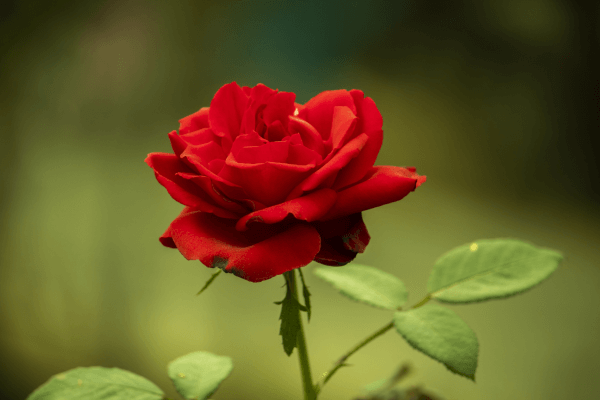
#> input picture Semester-3/Applied machine learning in image processing/DAY 1 NOTEBOOK & Dataset/DAY 1 NOTEBOOK FILES/rose.jpeg, 600 x 400 px, found by its file name
$ python 'unit 1.py'
#> lines starting #> are read from the running program, lines starting #| are printed output that depends on the picture; after the words box and inside, x2 and y2 are one past the last pixel; in counts of white or black regions, pixels touching at a corner belong together
# -*- coding: utf-8 -*-
"""WORKOUTS.ipynb

Automatically generated by Colab.

Original file is located at
    https://colab.research.google.com/drive/1Fjv0vDg6S3iCCgtOw8Dynj-0z-fwGSY3
"""


import numpy as np
import cv2
import matplotlib.pyplot as plt
from google.colab.patches import cv2_imshow
img=cv2.imread("/content/rose.jpeg")
#> img is the input picture: shape (400, 600, 3); mean B, G, R 38.4, 87.7, 103.4
print(img)
#> (printed output is left out)

cv2_imshow(img)

height, width, channels = img.shape
#> height = 400; width = 600; channels = 3
print("Width:", width)
#| Width: 600
print("Height:", height)
#| Height: 400
print("Channels:", channels)
#| Channels: 3

import numpy as np
import cv2
import matplotlib.pyplot as plt
from google.colab.patches import cv2_imshow
print("original image")
img=cv2.imread("/content/rose.jpeg")
cv2_imshow(img)
print("grayscale image")
img1=cv2.imread("/content/rose.jpeg",0)
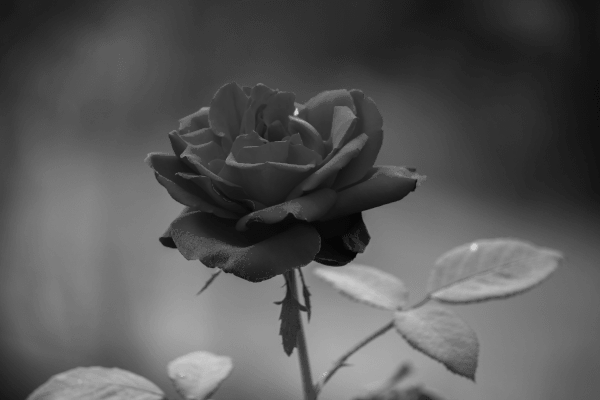
#> img1: shape (400, 600); min 6, max 209, mean 86.8
cv2_imshow(img1)
# Apply binary threshold (128)
binary_img = (img1 > 128).astype(np.uint8) * 255
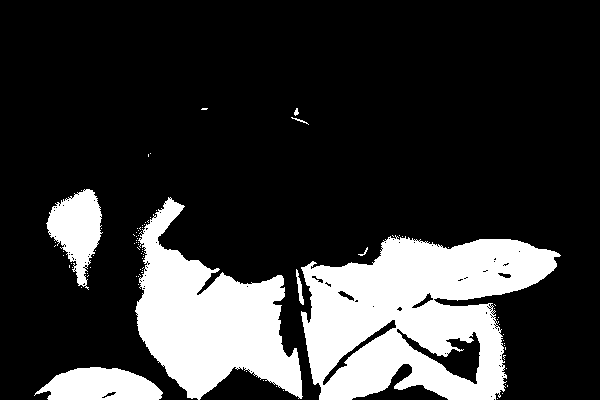
#> binary_img: shape (400, 600); 21.2% white; 85 white regions (77 under 20 px), largest, box (x1, y1, x2, y2) and area: (301, 235, 561, 400) 27181, (135, 197, 303, 400) 17200, (34, 367, 163, 400) 3096

# Display binary image
plt.imshow(binary_img, cmap='gray')
plt.title('Binary Image')
plt.axis('off')
plt.show()

import pandas as pd

from numpy import asarray
data=asarray(img)
print(data)
#> (printed output is left out)

import imutils
r1=imutils.rotate(img,45)
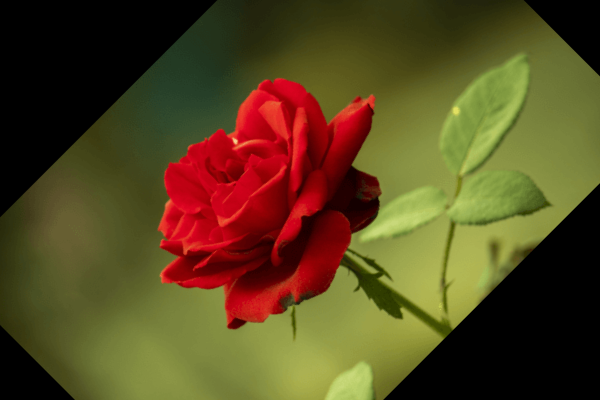
#> r1: shape (400, 600, 3); mean B, G, R 31.8, 70.6, 87.2
cv2_imshow(r1)

# Select a pixel location
x, y = 50, 100  # Row (y), Column (x) coordinates

# Get the pixel value
pixel_value = img[y, x]
#> pixel_value = [38, 85, 81]
print(f"\nPixel at (x={x}, y={y}) -> BGR values:", pixel_value)
#| Pixel at (x=50, y=100) -> BGR values: [38 85 81]

# Get individual B, G, R values
blue, green, red = pixel_value
#> blue = 38; green = 85; red = 81
print("Blue:", blue)
#| Blue: 38
print("Green:", green)
#| Green: 85
print("Red:", red)
#| Red: 81

# Number of channels:
channels = img.shape[2]
print("Number of channels:", channels)
#| Number of channels: 3
